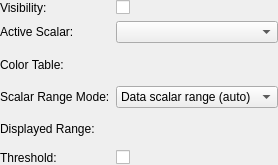
<?xml version="1.0" encoding="UTF-8"?>
<ui version="4.0">
 <class>qDMMLScalarsDisplayWidget</class>
 <widget class="QWidget" name="qDMMLScalarsDisplayWidget">
  <property name="geometry">
   <rect>
    <x>0</x>
    <y>0</y>
    <width>270</width>
    <height>165</height>
   </rect>
  </property>
  <property name="windowTitle">
   <string>Scalars Display</string>
  </property>
  <layout class="QGridLayout" name="gridLayout">
   <property name="leftMargin">
    <number>0</number>
   </property>
   <property name="topMargin">
    <number>0</number>
   </property>
   <property name="rightMargin">
    <number>0</number>
   </property>
   <property name="bottomMargin">
    <number>0</number>
   </property>
   <item row="0" column="0">
    <widget class="QLabel" name="ScalarsVisibilityLabel">
     <property name="text">
      <string>Visibility:</string>
     </property>
    </widget>
   </item>
   <item row="0" column="1">
    <widget class="QCheckBox" name="ScalarsVisibilityCheckBox">
     <property name="text">
      <string/>
     </property>
    </widget>
   </item>
   <item row="1" column="0">
    <widget class="QLabel" name="ActiveScalarLabel">
     <property name="text">
      <string>Active Scalar:</string>
     </property>
    </widget>
   </item>
   <item row="1" column="1" colspan="2">
    <widget class="ctkVTKDataSetArrayComboBox" name="ActiveScalarComboBox"/>
   </item>
   <item row="2" column="0">
    <widget class="QLabel" name="ScalarsColorTableLabel">
     <property name="text">
      <string>Color Table:</string>
     </property>
    </widget>
   </item>
   <item row="2" column="1" colspan="2">
    <widget class="qDMMLColorTableComboBox" name="ScalarsColorNodeComboBox"/>
   </item>
   <item row="3" column="0">
    <widget class="QLabel" name="ScalarRangeModeLabel">
     <property name="text">
      <string>Scalar Range Mode:</string>
     </property>
    </widget>
   </item>
   <item row="3" column="1" colspan="2">
    <widget class="QComboBox" name="DisplayedScalarRangeModeComboBox">
     <property name="toolTip">
      <string>Set the scalar range mode flag. Data (auto) updates the Display Scalar Range from the scalar range of the data. Direct color mapping option bypasses lookup table and uses scalar values as RGB color.</string>
     </property>
     <property name="currentIndex">
      <number>1</number>
     </property>
     <item>
      <property name="text">
       <string>Manual</string>
      </property>
     </item>
     <item>
      <property name="text">
       <string>Data scalar range (auto)</string>
      </property>
     </item>
     <item>
      <property name="text">
       <string>Color table (LUT)</string>
      </property>
     </item>
     <item>
      <property name="text">
       <string>Data type</string>
      </property>
     </item>
     <item>
      <property name="text">
       <string>Direct color mapping</string>
      </property>
     </item>
    </widget>
   </item>
   <item row="4" column="0">
    <widget class="QLabel" name="DisplayedScalarRangeLabel">
     <property name="text">
      <string>Displayed Range:</string>
     </property>
    </widget>
   </item>
   <item row="4" column="1" colspan="2">
    <widget class="qDMMLRangeWidget" name="DisplayedScalarRangeWidget">
     <property name="toolTip">
      <string>Set the display scalar range, used when the Display option is selected.</string>
     </property>
    </widget>
   </item>
   <item row="5" column="0">
    <widget class="QLabel" name="ThresholdLabel">
     <property name="text">
      <string>Threshold:</string>
     </property>
    </widget>
   </item>
   <item row="5" column="1">
    <widget class="QCheckBox" name="ThresholdCheckBox">
     <property name="sizePolicy">
      <sizepolicy hsizetype="Fixed" vsizetype="Fixed">
       <horstretch>0</horstretch>
       <verstretch>0</verstretch>
      </sizepolicy>
     </property>
     <property name="toolTip">
      <string>Apply thresholding to your displayed model based on its scalar values. Some cells normals might be flipped, in which case you
should set &quot;backface&quot; and &quot;frontface&quot; to OFF in the Representation options to visualize all cells.</string>
     </property>
    </widget>
   </item>
   <item row="5" column="2">
    <widget class="ctkRangeWidget" name="ThresholdRangeWidget">
     <property name="toolTip">
      <string>Range used to threshold scalar values.</string>
     </property>
    </widget>
   </item>
  </layout>
 </widget>
 <customwidgets>
  <customwidget>
   <class>qDMMLColorTableComboBox</class>
   <extends>qDMMLNodeComboBox</extends>
   <header>qDMMLColorTableComboBox.h</header>
  </customwidget>
  <customwidget>
   <class>qDMMLNodeComboBox</class>
   <extends>QWidget</extends>
   <header>qDMMLNodeComboBox.h</header>
   <container>1</container>
  </customwidget>
  <customwidget>
   <class>qDMMLRangeWidget</class>
   <extends>ctkRangeWidget</extends>
   <header>qDMMLRangeWidget.h</header>
  </customwidget>
  <customwidget>
   <class>ctkVTKDataSetArrayComboBox</class>
   <extends>QComboBox</extends>
   <header>ctkVTKDataSetArrayComboBox.h</header>
  </customwidget>
  <customwidget>
   <class>ctkRangeWidget</class>
   <extends>QWidget</extends>
   <header>ctkRangeWidget.h</header>
  </customwidget>
 </customwidgets>
 <resources>
  <include location="../qDMMLWidgets.qrc"/>
 </resources>
 <connections/>
</ui>
